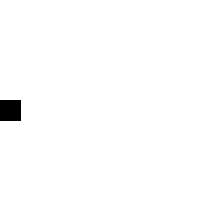
Frame 1 (no input)
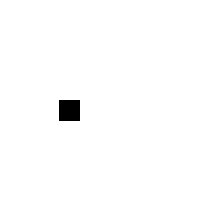
Frame 60 (the mouse pressed at the canvas centre just before this capture)
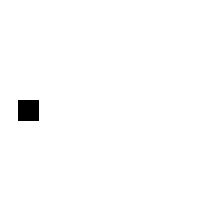
Frame 120 (the mouse held since frame 60 and released just before this capture)

The Processing sketch that drew these frames (run headless with seeded random() and noise(); from frame 60 on, the mouse is pressed at the canvas centre):

// Processing sketch: Exercise_5_3_constrain
// ── Exercise_5_3_constrain.pde
// Rectangle starts at location x
float x = 0;
void setup() {
  size(200,200);
}
void draw() {
  background(255);
  // Display object
  fill(0);
  rect(x,100,20,20);
  // rect restarter ved 0 når den når midten
  if(x < width/2) { 
    x = x + 1;
  } else if(x >= width/2) {
    x = 0; }
    
  
  //If statement constrain
  /*if(x > 179) {
    x = 180;
  } else {
    x = x + 1; 
  }*/
  
  //Constrain function
  x = constrain(x,0,width/2);
} 
